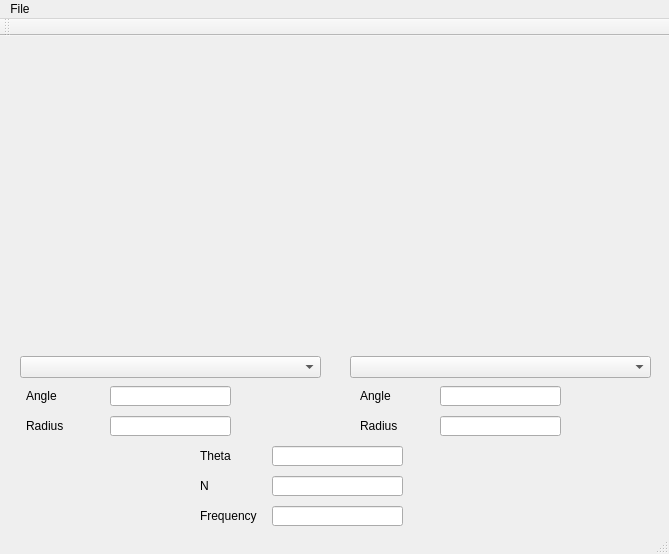
<?xml version="1.0" encoding="UTF-8"?>
<ui version="4.0">
 <class>MainWindow</class>
 <widget class="QMainWindow" name="MainWindow">
  <property name="geometry">
   <rect>
    <x>0</x>
    <y>0</y>
    <width>669</width>
    <height>554</height>
   </rect>
  </property>
  <property name="windowTitle">
   <string>MainWindow</string>
  </property>
  <widget class="QWidget" name="centralWidget">
   <widget class="QComboBox" name="refClusterSelect">
    <property name="geometry">
     <rect>
      <x>20</x>
      <y>320</y>
      <width>301</width>
      <height>22</height>
     </rect>
    </property>
   </widget>
   <widget class="QComboBox" name="measClusterSelect">
    <property name="geometry">
     <rect>
      <x>350</x>
      <y>320</y>
      <width>301</width>
      <height>22</height>
     </rect>
    </property>
   </widget>
   <widget class="QLineEdit" name="refPhi">
    <property name="geometry">
     <rect>
      <x>110</x>
      <y>350</y>
      <width>121</width>
      <height>20</height>
     </rect>
    </property>
   </widget>
   <widget class="QLineEdit" name="measPhi">
    <property name="geometry">
     <rect>
      <x>440</x>
      <y>350</y>
      <width>121</width>
      <height>20</height>
     </rect>
    </property>
   </widget>
   <widget class="QLabel" name="label">
    <property name="geometry">
     <rect>
      <x>26</x>
      <y>350</y>
      <width>71</width>
      <height>20</height>
     </rect>
    </property>
    <property name="text">
     <string>Angle</string>
    </property>
   </widget>
   <widget class="QLabel" name="label_2">
    <property name="geometry">
     <rect>
      <x>360</x>
      <y>350</y>
      <width>71</width>
      <height>20</height>
     </rect>
    </property>
    <property name="text">
     <string>Angle</string>
    </property>
   </widget>
   <widget class="QLineEdit" name="refRadius">
    <property name="geometry">
     <rect>
      <x>110</x>
      <y>380</y>
      <width>121</width>
      <height>20</height>
     </rect>
    </property>
   </widget>
   <widget class="QLineEdit" name="measRadius">
    <property name="geometry">
     <rect>
      <x>440</x>
      <y>380</y>
      <width>121</width>
      <height>20</height>
     </rect>
    </property>
   </widget>
   <widget class="QLabel" name="label_3">
    <property name="geometry">
     <rect>
      <x>26</x>
      <y>380</y>
      <width>71</width>
      <height>20</height>
     </rect>
    </property>
    <property name="text">
     <string>Radius</string>
    </property>
   </widget>
   <widget class="QLabel" name="label_4">
    <property name="geometry">
     <rect>
      <x>360</x>
      <y>380</y>
      <width>71</width>
      <height>20</height>
     </rect>
    </property>
    <property name="text">
     <string>Radius</string>
    </property>
   </widget>
   <widget class="QLineEdit" name="Theta">
    <property name="geometry">
     <rect>
      <x>272</x>
      <y>410</y>
      <width>131</width>
      <height>20</height>
     </rect>
    </property>
   </widget>
   <widget class="QLineEdit" name="N">
    <property name="geometry">
     <rect>
      <x>272</x>
      <y>440</y>
      <width>131</width>
      <height>20</height>
     </rect>
    </property>
   </widget>
   <widget class="QLineEdit" name="Frequency">
    <property name="geometry">
     <rect>
      <x>272</x>
      <y>470</y>
      <width>131</width>
      <height>20</height>
     </rect>
    </property>
   </widget>
   <widget class="QLabel" name="label_5">
    <property name="geometry">
     <rect>
      <x>200</x>
      <y>410</y>
      <width>71</width>
      <height>20</height>
     </rect>
    </property>
    <property name="text">
     <string>Theta</string>
    </property>
   </widget>
   <widget class="QLabel" name="label_6">
    <property name="geometry">
     <rect>
      <x>200</x>
      <y>440</y>
      <width>71</width>
      <height>20</height>
     </rect>
    </property>
    <property name="text">
     <string>N</string>
    </property>
   </widget>
   <widget class="QLabel" name="label_7">
    <property name="geometry">
     <rect>
      <x>200</x>
      <y>470</y>
      <width>71</width>
      <height>20</height>
     </rect>
    </property>
    <property name="text">
     <string>Frequency</string>
    </property>
   </widget>
   <widget class="QWidget" name="horizontalLayoutWidget">
    <property name="geometry">
     <rect>
      <x>10</x>
      <y>10</y>
      <width>311</width>
      <height>281</height>
     </rect>
    </property>
    <layout class="QHBoxLayout" name="horizontalLayout"/>
   </widget>
   <widget class="QWidget" name="horizontalLayoutWidget_2">
    <property name="geometry">
     <rect>
      <x>350</x>
      <y>10</y>
      <width>301</width>
      <height>281</height>
     </rect>
    </property>
    <layout class="QHBoxLayout" name="horizontalLayout_2"/>
   </widget>
  </widget>
  <widget class="QMenuBar" name="menuBar">
   <property name="geometry">
    <rect>
     <x>0</x>
     <y>0</y>
     <width>669</width>
     <height>21</height>
    </rect>
   </property>
   <widget class="QMenu" name="menuFile">
    <property name="title">
     <string>File</string>
    </property>
    <addaction name="actionLoad_New_Reference"/>
    <addaction name="actionLoad_New_Measurement"/>
   </widget>
   <addaction name="menuFile"/>
  </widget>
  <widget class="QToolBar" name="mainToolBar">
   <attribute name="toolBarArea">
    <enum>TopToolBarArea</enum>
   </attribute>
   <attribute name="toolBarBreak">
    <bool>false</bool>
   </attribute>
  </widget>
  <widget class="QStatusBar" name="statusBar"/>
  <action name="actionLoad_New_Reference">
   <property name="text">
    <string>Load New Reference</string>
   </property>
  </action>
  <action name="actionLoad_New_Measurement">
   <property name="text">
    <string>Load New Measurement</string>
   </property>
  </action>
 </widget>
 <layoutdefault spacing="6" margin="11"/>
 <resources/>
 <connections/>
</ui>
